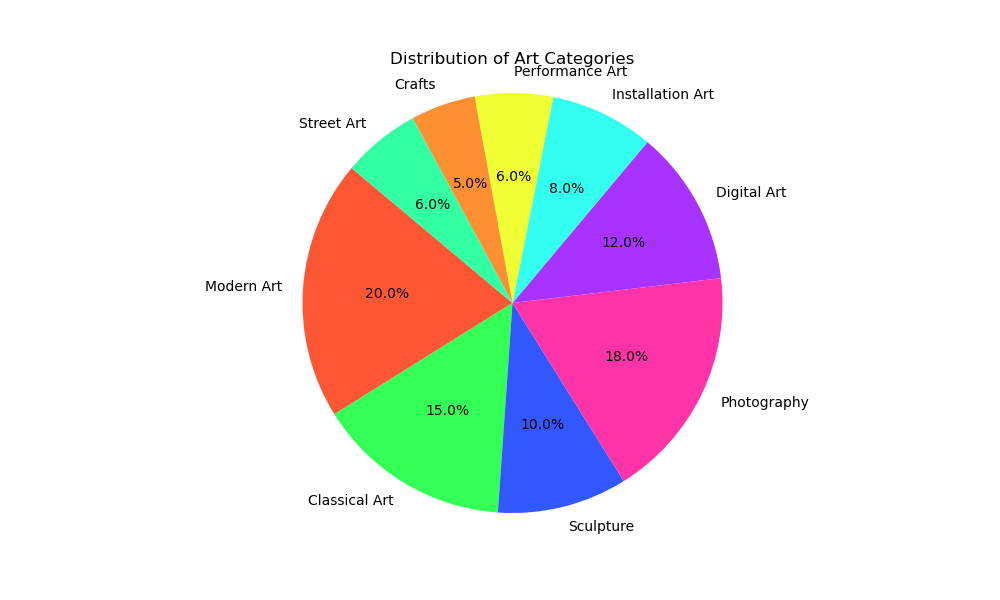

The Python source for this figure:

import matplotlib.pyplot as plt

# Data to plot
labels = 'Modern Art', 'Classical Art', 'Sculpture', 'Photography', 'Digital Art', 'Installation Art', 'Performance Art', 'Crafts', 'Street Art'
sizes = [20, 15, 10, 18, 12, 8, 6, 5, 6]
colors = ['#ff5733', '#33ff57', '#3357ff', '#ff33a8', '#a833ff', '#33fff0', '#f0ff33', '#ff8f33', '#33ffa3']

# Plot
plt.figure(figsize=[10, 6])  # Set the width and height of the chart
plt.pie(sizes, labels=labels, colors=colors, autopct='%1.1f%%', startangle=140)
plt.axis('equal')  # Equal aspect ratio ensures that pie is drawn as a circle.
plt.title('Distribution of Art Categories')
plt.show()
